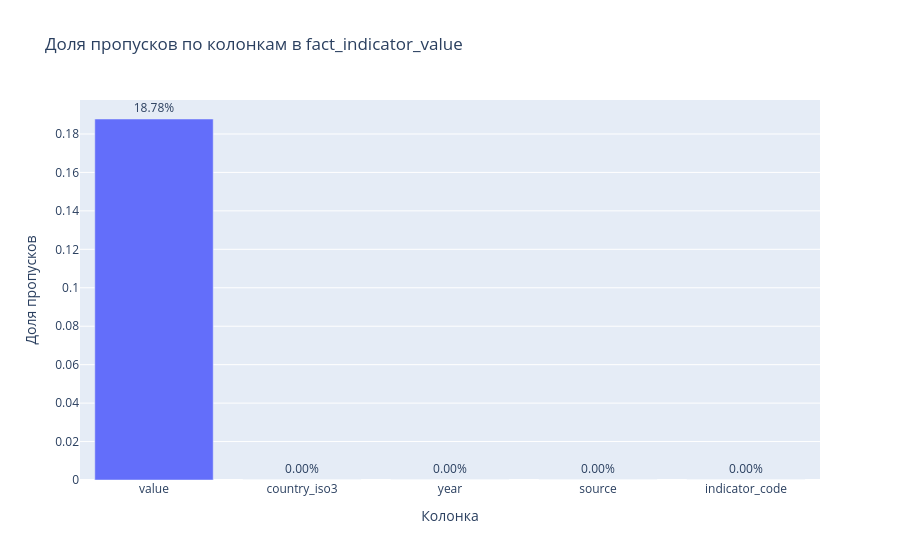

Notebook cell for this chart:
### Code cell
fig = px.bar(
    missing_summary.reset_index().rename(columns={"index": "column"}),
    x="column",
    y="missing_ratio",
    title="Доля пропусков по колонкам в fact_indicator_value",
    text="missing_ratio"
)
fig.update_traces(texttemplate="%{text:.2%}", textposition="outside")
fig.update_layout(xaxis_title="Колонка", yaxis_title="Доля пропусков")
fig.show()

### Figure 1 — Plotly figure (JSON) as saved in the notebook; plotly's stock layout.template omitted (floating-point values rounded to 4 significant figures)
{"data": [{"hovertemplate": "column=%{x}<br>missing_ratio=%{text}<extra></extra>", "legendgroup": "", "marker": {"color": "#636efa", "pattern": {"shape": ""}}, "name": "", "orientation": "v", "showlegend": false, "text": [0.1878, 0.0, 0.0, 0.0, 0.0], "textposition": "outside", "texttemplate": "%{text:.2%}", "type": "bar", "x": ["value", "country_iso3", "year", "source", "indicator_code"], "xaxis": "x", "y": [0.1878, 0.0, 0.0, 0.0, 0.0], "yaxis": "y"}], "layout": {"barmode": "relative", "legend": {"tracegroupgap": 0}, "title": {"text": "Доля пропусков по колонкам в fact_indicator_value"}, "xaxis": {"anchor": "y", "domain": [0, 1], "title": {"text": "Колонка"}}, "yaxis": {"anchor": "x", "domain": [0, 1], "title": {"text": "Доля пропусков"}}}}
